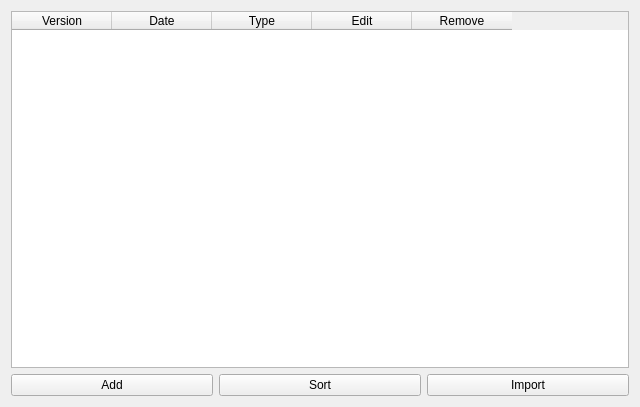
<?xml version="1.0" encoding="UTF-8"?>
<ui version="4.0">
 <class>ReleasesWidget</class>
 <widget class="QWidget" name="ReleasesWidget">
  <property name="geometry">
   <rect>
    <x>0</x>
    <y>0</y>
    <width>640</width>
    <height>407</height>
   </rect>
  </property>
  <property name="windowTitle">
   <string>Form</string>
  </property>
  <layout class="QVBoxLayout" name="verticalLayout">
   <item>
    <widget class="QTableWidget" name="releases_table">
     <column>
      <property name="text">
       <string>Version</string>
      </property>
     </column>
     <column>
      <property name="text">
       <string>Date</string>
      </property>
     </column>
     <column>
      <property name="text">
       <string>Type</string>
      </property>
     </column>
     <column>
      <property name="text">
       <string>Edit</string>
      </property>
     </column>
     <column>
      <property name="text">
       <string>Remove</string>
      </property>
     </column>
    </widget>
   </item>
   <item>
    <layout class="QHBoxLayout" name="horizontalLayout">
     <item>
      <widget class="QPushButton" name="add_button">
       <property name="text">
        <string>Add</string>
       </property>
      </widget>
     </item>
     <item>
      <widget class="QPushButton" name="sort_button">
       <property name="text">
        <string>Sort</string>
       </property>
      </widget>
     </item>
     <item>
      <widget class="QPushButton" name="import_button">
       <property name="text">
        <string>Import</string>
       </property>
      </widget>
     </item>
    </layout>
   </item>
  </layout>
 </widget>
 <resources/>
 <connections/>
</ui>
